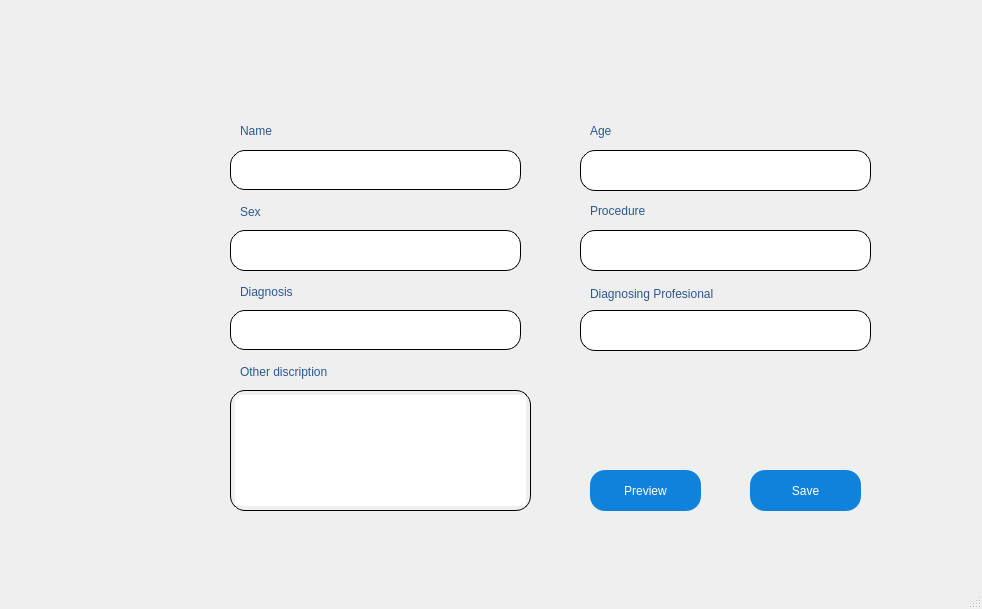
<?xml version="1.0" encoding="UTF-8"?>
<ui version="4.0">
 <class>MainWindow</class>
 <widget class="QMainWindow" name="MainWindow">
  <property name="geometry">
   <rect>
    <x>0</x>
    <y>0</y>
    <width>982</width>
    <height>609</height>
   </rect>
  </property>
  <property name="windowTitle">
   <string>MainWindow</string>
  </property>
  <widget class="QWidget" name="centralwidget">
   <widget class="QLabel" name="background_image_label">
    <property name="geometry">
     <rect>
      <x>4</x>
      <y>-5</y>
      <width>971</width>
      <height>591</height>
     </rect>
    </property>
    <property name="styleSheet">
     <string notr="true">background-image: url(:/newPrefix/without_date.png);</string>
    </property>
    <property name="text">
     <string/>
    </property>
   </widget>
   <widget class="QLabel" name="setting_label">
    <property name="geometry">
     <rect>
      <x>50</x>
      <y>150</y>
      <width>31</width>
      <height>41</height>
     </rect>
    </property>
    <property name="text">
     <string/>
    </property>
   </widget>
   <widget class="QLabel" name="home_label">
    <property name="geometry">
     <rect>
      <x>50</x>
      <y>60</y>
      <width>31</width>
      <height>41</height>
     </rect>
    </property>
    <property name="text">
     <string/>
    </property>
   </widget>
   <widget class="QLabel" name="Name_label">
    <property name="geometry">
     <rect>
      <x>240</x>
      <y>110</y>
      <width>71</width>
      <height>41</height>
     </rect>
    </property>
    <property name="styleSheet">
     <string notr="true">color:rgb(44,88,145);
font: 12pt &quot;MS Shell Dlg 2&quot;;</string>
    </property>
    <property name="text">
     <string>Name</string>
    </property>
   </widget>
   <widget class="QPushButton" name="save_pushButton">
    <property name="geometry">
     <rect>
      <x>750</x>
      <y>470</y>
      <width>111</width>
      <height>41</height>
     </rect>
    </property>
    <property name="styleSheet">
     <string notr="true">background-color: rgb(16,130,219);
font: 16pt &quot;MS Shell Dlg 2&quot;;
color: rgb(255,255,255);

border-radius:15px;
  padding: 10px;

</string>
    </property>
    <property name="text">
     <string>Save</string>
    </property>
   </widget>
   <widget class="QPushButton" name="preview_pushButton">
    <property name="geometry">
     <rect>
      <x>590</x>
      <y>470</y>
      <width>111</width>
      <height>41</height>
     </rect>
    </property>
    <property name="styleSheet">
     <string notr="true">background-color: rgb(16,130,219);
font: 16pt &quot;MS Shell Dlg 2&quot;;
color: rgb(255,255,255);

border-radius:15px;
  padding: 10px;

</string>
    </property>
    <property name="text">
     <string>Preview</string>
    </property>
   </widget>
   <widget class="QLineEdit" name="Name_lineEdit_3">
    <property name="geometry">
     <rect>
      <x>230</x>
      <y>230</y>
      <width>291</width>
      <height>41</height>
     </rect>
    </property>
    <property name="styleSheet">
     <string notr="true">border-radius:15px;
  padding: 10px;

border-style:outset;
border-width:1px;
border-color:black;</string>
    </property>
   </widget>
   <widget class="QTextEdit" name="textEdit">
    <property name="geometry">
     <rect>
      <x>230</x>
      <y>390</y>
      <width>301</width>
      <height>121</height>
     </rect>
    </property>
    <property name="styleSheet">
     <string notr="true">border-radius:15px;
  padding: 4px;

border-style:outset;
border-width:1px;
border-color:black;</string>
    </property>
   </widget>
   <widget class="QLabel" name="sex_label">
    <property name="geometry">
     <rect>
      <x>240</x>
      <y>200</y>
      <width>32</width>
      <height>24</height>
     </rect>
    </property>
    <property name="styleSheet">
     <string notr="true">color:rgb(44,88,145);
font: 12pt &quot;MS Shell Dlg 2&quot;;</string>
    </property>
    <property name="text">
     <string>Sex</string>
    </property>
   </widget>
   <widget class="QLabel" name="diagnosis_label">
    <property name="geometry">
     <rect>
      <x>240</x>
      <y>280</y>
      <width>86</width>
      <height>24</height>
     </rect>
    </property>
    <property name="styleSheet">
     <string notr="true">color:rgb(44,88,145);
font: 12pt &quot;MS Shell Dlg 2&quot;;</string>
    </property>
    <property name="text">
     <string>Diagnosis</string>
    </property>
   </widget>
   <widget class="QLabel" name="diagnosis_profesional_label">
    <property name="geometry">
     <rect>
      <x>590</x>
      <y>280</y>
      <width>211</width>
      <height>28</height>
     </rect>
    </property>
    <property name="styleSheet">
     <string notr="true">color:rgb(44,88,145);
font: 12pt &quot;MS Shell Dlg 2&quot;;</string>
    </property>
    <property name="text">
     <string>Diagnosing Profesional</string>
    </property>
   </widget>
   <widget class="QLabel" name="other_discreption_label">
    <property name="geometry">
     <rect>
      <x>240</x>
      <y>360</y>
      <width>151</width>
      <height>24</height>
     </rect>
    </property>
    <property name="styleSheet">
     <string notr="true">color:rgb(44,88,145);
font: 12pt &quot;MS Shell Dlg 2&quot;;</string>
    </property>
    <property name="text">
     <string>Other discription</string>
    </property>
   </widget>
   <widget class="QLabel" name="procedure_label">
    <property name="geometry">
     <rect>
      <x>590</x>
      <y>190</y>
      <width>89</width>
      <height>41</height>
     </rect>
    </property>
    <property name="styleSheet">
     <string notr="true">color:rgb(44,88,145);
font: 12pt &quot;MS Shell Dlg 2&quot;;</string>
    </property>
    <property name="text">
     <string>Procedure</string>
    </property>
   </widget>
   <widget class="QLineEdit" name="Name_lineEdit_2">
    <property name="geometry">
     <rect>
      <x>230</x>
      <y>150</y>
      <width>291</width>
      <height>40</height>
     </rect>
    </property>
    <property name="styleSheet">
     <string notr="true">border-radius:15px;
  padding: 10px;

border-style:outset;
border-width:1px;
border-color:black;</string>
    </property>
   </widget>
   <widget class="QLineEdit" name="Name_lineEdit_5">
    <property name="geometry">
     <rect>
      <x>230</x>
      <y>310</y>
      <width>291</width>
      <height>40</height>
     </rect>
    </property>
    <property name="styleSheet">
     <string notr="true">border-radius:15px;
  padding: 10px;

border-style:outset;
border-width:1px;
border-color:black;</string>
    </property>
   </widget>
   <widget class="QLabel" name="age_label">
    <property name="geometry">
     <rect>
      <x>590</x>
      <y>110</y>
      <width>34</width>
      <height>42</height>
     </rect>
    </property>
    <property name="styleSheet">
     <string notr="true">color:rgb(44,88,145);
font: 12pt &quot;MS Shell Dlg 2&quot;;</string>
    </property>
    <property name="text">
     <string>Age</string>
    </property>
   </widget>
   <widget class="QLineEdit" name="Name_lineEdit_6">
    <property name="geometry">
     <rect>
      <x>580</x>
      <y>310</y>
      <width>291</width>
      <height>41</height>
     </rect>
    </property>
    <property name="styleSheet">
     <string notr="true">border-radius:15px;
  padding: 10px;

border-style:outset;
border-width:1px;
border-color:black;</string>
    </property>
   </widget>
   <widget class="QLineEdit" name="Name_lineEdit_4">
    <property name="geometry">
     <rect>
      <x>580</x>
      <y>230</y>
      <width>291</width>
      <height>41</height>
     </rect>
    </property>
    <property name="styleSheet">
     <string notr="true">border-radius:15px;
  padding: 10px;

border-style:outset;
border-width:1px;
border-color:black;</string>
    </property>
   </widget>
   <widget class="QLineEdit" name="Name_lineEdit_7">
    <property name="geometry">
     <rect>
      <x>580</x>
      <y>150</y>
      <width>291</width>
      <height>41</height>
     </rect>
    </property>
    <property name="styleSheet">
     <string notr="true">border-radius:15px;
  padding: 10px;

border-style:outset;
border-width:1px;
border-color:black;</string>
    </property>
   </widget>
  </widget>
  <widget class="QMenuBar" name="menubar">
   <property name="geometry">
    <rect>
     <x>0</x>
     <y>0</y>
     <width>982</width>
     <height>26</height>
    </rect>
   </property>
  </widget>
  <widget class="QStatusBar" name="statusbar"/>
 </widget>
 <resources>
  <include location="The_GUI_dr/this_is_resource.qrc"/>
 </resources>
 <connections/>
</ui>
